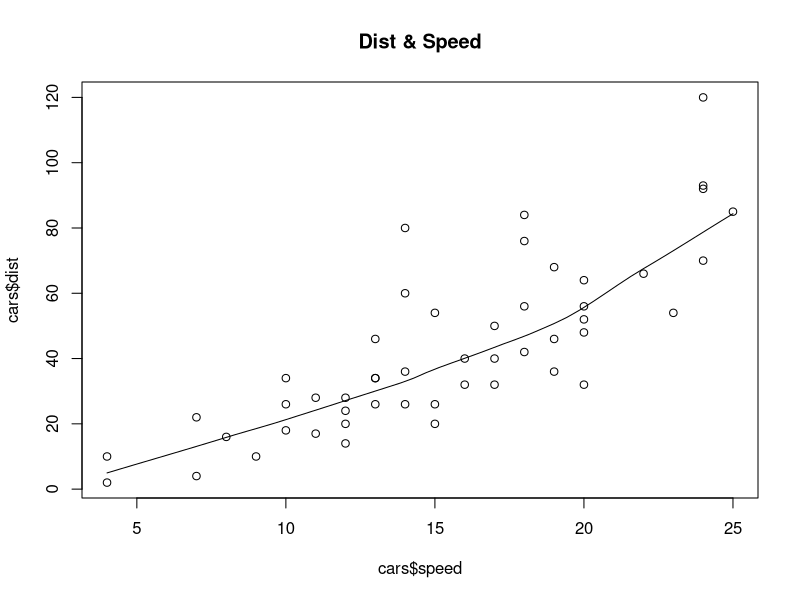
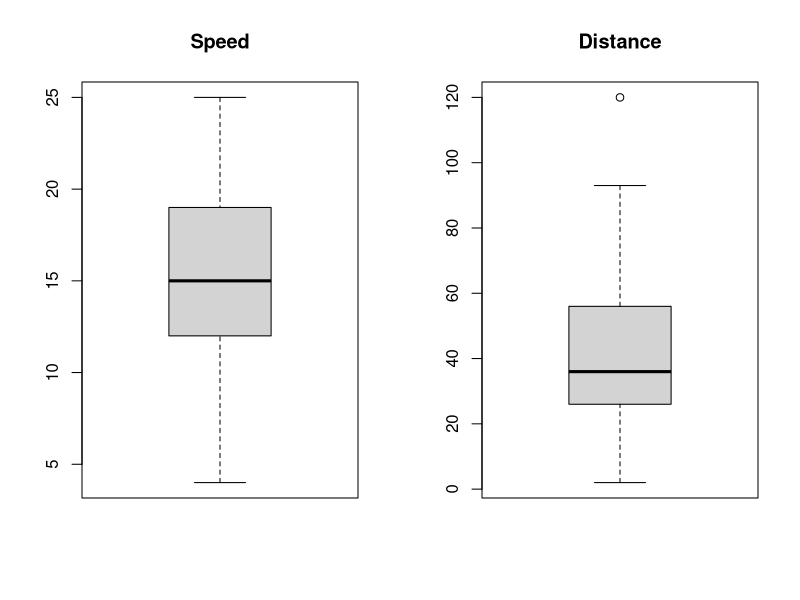
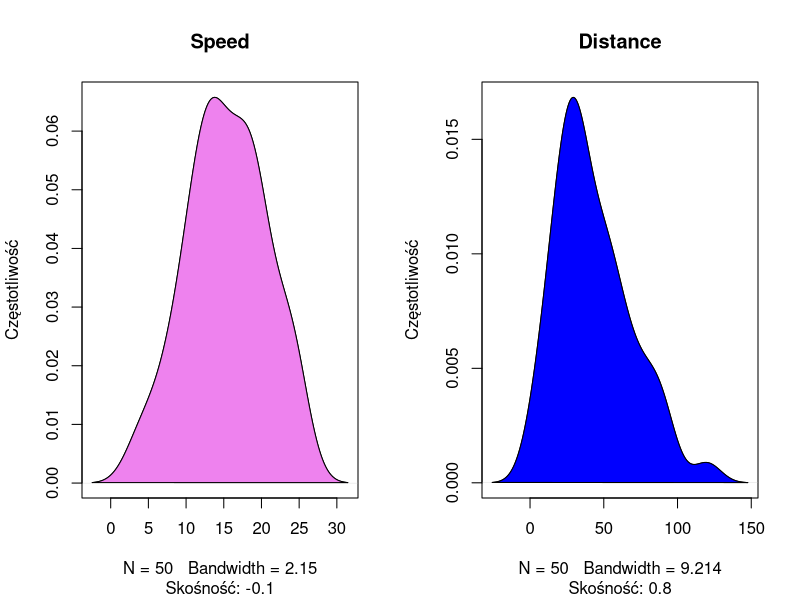
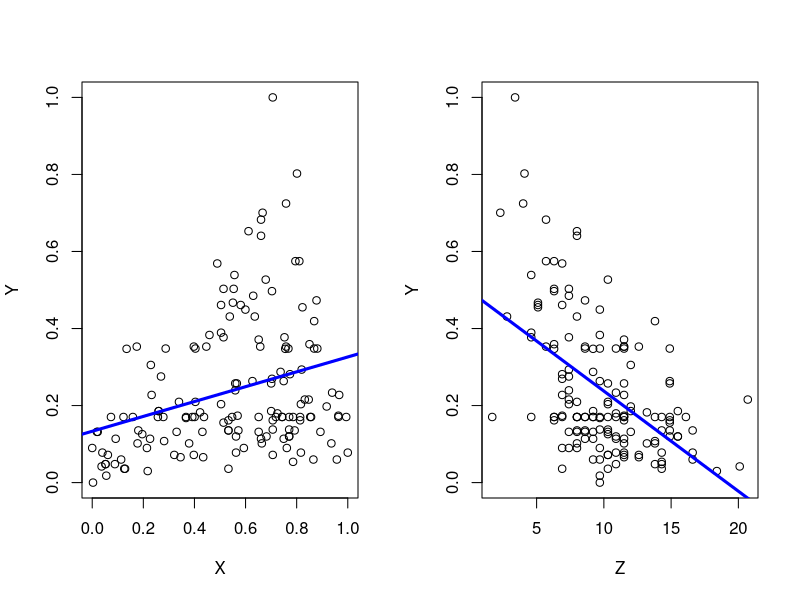

Source code (R) for these figures, in order:
# 1 Analiza CARS

  # 1.1. Dataset cars - wyświetl pierwszych kilka oberwacji ze zbioru cars.
require("datasets")
data("cars")
?cars
head(cars)

# 1.2. Scatter plot - sprawdzamy czy może istnieć liniowa zależnośc pomiędzy zmiennymi.
scatter.smooth(x=cars$speed, y=cars$dist, main="Dist & Speed")

# 1.3. BoxPlot – sprawdzamy czy istnieją wartości mocno odstające od reszty
par(mfrow=c(1,2))
boxplot(cars$speed, main="Speed")
boxplot(cars$dist, main="Distance")

# 1.4. Funkacja gęstośći - sprawdzamy czy zmienna zależna ma rozkład normalny
install.packages('e1071', dependencies = TRUE)
library(e1071)

par(mfrow=c(1,2))

plot(density(cars$speed), main="Speed", ylab="Częstotliwość",
     sub=paste("Skośność:", round(e1071::skewness(cars$speed), 1)))
polygon(density(cars$speed), col="violet")

plot(density(cars$dist), main="Distance", ylab="Częstotliwość",
     sub=paste("Skośność:", round(e1071::skewness(cars$dist), 1)))
polygon(density(cars$dist), col="blue")

# 1.5. Korelacja

cor(cars$speed, cars$dist)

# 1.6. Model liniowy

linearMod <- lm(dist ~ speed, data=cars)
print(linearMod)






# 2. Airquality

  # 2.1. Ładowanie i eksploracja datasetu Air Quality
  data("airquality")
?airquality

  str(airquality)
  head(airquality)

# 2.2. Przygotowanie danych

# Sprawdź dokumentację dla funkcji mapply
  ?mapply

# Sprawdź czy występują kolumny z brakującymi danymi
  col1 <-mapply(anyNA, airquality)
  col1

# Zmień brakujące wartości na miesięczną średnią, osobno dla Ozonu i Solar.R
for (i in 1:nrow(airquality)){
  if(is.na(airquality[i, "Ozone"])){
    airquality[i,"Ozone"] <- mean(airquality[which(airquality[,"Month"]==airquality[i, "Month"]),
                                   "Ozone"],na.rm = TRUE)
}
  if(is.na(airquality[i, "Solar.R"])){
    airquality[i,"Solar.R"] <- mean(airquality[which(airquality[,"Month"]==airquality[i, "Month"]),
                                             "Solar.R"],na.rm = TRUE)
  }
}

normalize <- function(x){
  return((x-min(x))/(max(x)-min(x)))
}

airquality$Ozone <- normalize(airquality$Ozone)
airquality$Solar.R <- normalize(airquality$Solar.R)

str(airquality)

# 2.3. Regresja liniowa z wykorzystaniem funkcli lm


# Badamy jak promieniowanie słoneczne wpływa na ozon

Y <- airquality[, "Ozone"]
X <- airquality[, "Solar.R"]

model1<- lm(Y~X)
model1

plot(Y~X)
abline(model1, col="blue", lwd=3)
?abline

# Badamy jak wiatr wpływa na ozon

Y <- airquality[, "Ozone"]
Z <- airquality[, "Wind"]

model2<- lm(Y~Z)
model2

plot(Y~Z)
abline(model2, col="blue", lwd=3)
?abline

# 2.4. Predykcja 
# Predykcja ozonu dla promieniowania słonecznego = 10

p1 <- predict(model1, data.frame("X"=0.1))
p1

# Predykcja ozonu dla wiatru = 5

p2 <- predict(model2, data.frame("Z"=0.2))
p2



